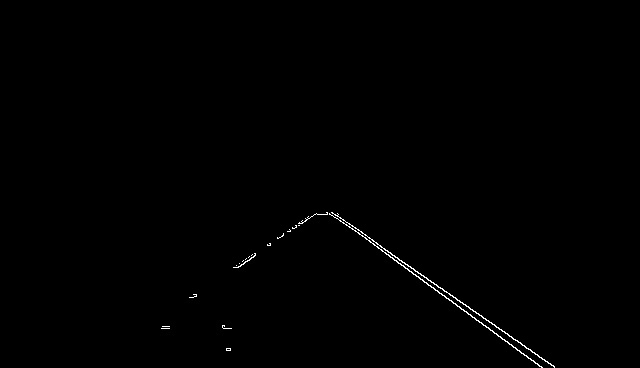
#> input picture 视觉/车道线检测/masked_edge_img.jpg, 640 x 368 px
$ python 07_draw_lane.py   (older library calls are emulated)
#> lines starting #> are read from the running program, lines starting #| are printed output that depends on the picture
import cv2
import numpy as np


def calculate_slope(line):
    """
    计算线段line的斜率
    :param line: np.array([[x_1, y_1, x_2, y_2]])
    :return:
    """
    x_1, y_1, x_2, y_2 = line[0]
    return (y_2 - y_1) / (x_2 - x_1)


edge_img = cv2.imread('masked_edge_img.jpg', cv2.IMREAD_GRAYSCALE)
#> edge_img is the input picture: shape (368, 640); min 0, max 255, mean 1
# 获取所有线段
lines = cv2.HoughLinesP(edge_img, 1, np.pi / 180, 15, minLineLength=40,
                        maxLineGap=20)
#> lines = 33 rows, first 6: [323, 208, 542, 367], [328, 209, 552, 366], [329, 209, 555, 367], [320, 208, 538, 366], [330, 208, 558, 367], [376, 254, 536, 366]
# 按照斜率分成车道线
left_lines = [line for line in lines if calculate_slope(line) > 0]
#> left_lines = 24 items, first 6: [[323, 208, 542, 367]], [[328, 209, 552, 366]], [[329, 209, 555, 367]], [[320, 208, 538, 366]], [[330, 208, 558, 367]], [[376, 254, 536, 366]]
right_lines = [line for line in lines if calculate_slope(line) < 0]
#> right_lines = [[[232, 268, 319, 211]], [[234, 269, 323, 212]], [[235, 267, 324, 210]], [[234, 266, 298, 216]], [[234, 264, 318, 209]], [[235, 271, 322, 214]], [[243, 260, 314, 214]], [[268, 241, 314, 209]], [[242, 259, 316, 211]]]


def reject_abnormal_lines(lines, threshold):
    """
    剔除斜率不一致的线段
    :param lines: 线段集合, [np.array([[x_1, y_1, x_2, y_2]]),np.array([[x_1, y_1, x_2, y_2]]),...,np.array([[x_1, y_1, x_2, y_2]])]
    """
#> called with threshold = 0.2
    slopes = [calculate_slope(line) for line in lines]
#> slopes = [0.726, 0.701, 0.699, 0.725, 0.697, 0.7, 0.728, 0.728, 0.7, 0.7, 0.702, 0.752, 0.701, 0.7, 0.75, 0.699, 0.674, 0.726, 0.674, 0.7, 0.702, 0.745, 0.75, 0.0652]
    while len(lines) > 0:
        mean = np.mean(slopes)
        diff = [abs(s - mean) for s in slopes]
        idx = np.argmax(diff)
        if diff[idx] > threshold:
            slopes.pop(idx)
            lines.pop(idx)
        else:
            break
#> this loop made 2 passes
#> (mean, idx) on passes 1 to 2: (0.685, 23), (0.712, 11)
#> after the loop, lines = 23 items, first 6: [[323, 208, 542, 367]], [[328, 209, 552, 366]], [[329, 209, 555, 367]], [[320, 208, 538, 366]], [[330, 208, 558, 367]], [[376, 254, 536, 366]]; slopes = [0.726, 0.701, 0.699, 0.725, 0.697, 0.7, 0.728, 0.728, 0.7, 0.7, 0.702, 0.752, 0.701, 0.7, 0.75, 0.699, 0.674, 0.726, 0.674, 0.7, 0.702, 0.745, 0.75]
    return lines


left_lines = reject_abnormal_lines(left_lines, threshold=0.2)
#> left_lines has the same summary as lines in reject_abnormal_lines
right_lines = reject_abnormal_lines(right_lines, threshold=0.2)
#> the loop in reject_abnormal_lines (call 2), `while len(lines) > 0:` made 1 pass
#> (mean, idx) on pass 1: (-0.669, 3)


def least_squares_fit(lines):
    """
    将lines中的线段拟合成一条线段
    :param lines: 线段集合, [np.array([[x_1, y_1, x_2, y_2]]),np.array([[x_1, y_1, x_2, y_2]]),...,np.array([[x_1, y_1, x_2, y_2]])]
    :return: 线段上的两点,np.array([[xmin, ymin], [xmax, ymax]])
    """
    # 1. 取出所有坐标点
    x_coords = np.ravel([[line[0][0], line[0][2]] for line in lines])
#> x_coords = 46 values, max 559 at index 27, min 316 at index 44, mean 438.7
    y_coords = np.ravel([[line[0][1], line[0][3]] for line in lines])
#> y_coords = 46 values, max 367 at index 1, min 208 at index 0, mean 289
    # 2. 进行直线拟合.得到多项式系数
    poly = np.polyfit(x_coords, y_coords, deg=1)
#> poly = [0.696, -16.25]
    # 3. 根据多项式系数,计算两个直线上的点,用于唯一确定这条直线
    point_min = (np.min(x_coords), np.polyval(poly, np.min(x_coords)))
#> point_min = (316, 203.6)
    point_max = (np.max(x_coords), np.polyval(poly, np.max(x_coords)))
#> point_max = (559, 372.7)
    return np.array([point_min, point_max], dtype=np.int)


left_line = least_squares_fit(left_lines)
#> left_line = [[316, 203], [559, 372]]
right_line = least_squares_fit(right_lines)
#> right_line = [[232, 267], [324, 206]]

img = cv2.imread('img.jpg', cv2.IMREAD_COLOR)
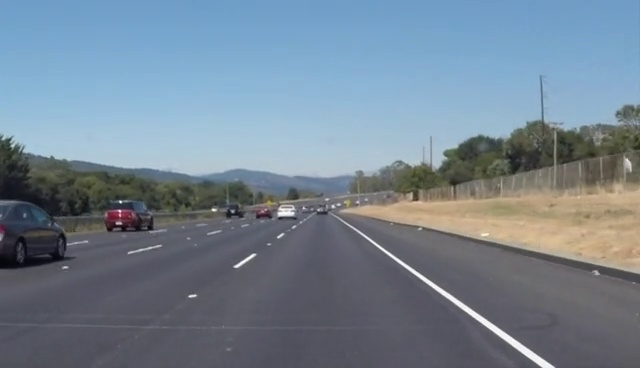
#> input picture 视觉/车道线检测/img.jpg, 640 x 368 px
#> img is the input picture: shape (368, 640, 3); mean B, G, R 145.8, 131.7, 116.3
cv2.line(img, tuple(left_line[0]), tuple(left_line[1]), color=(0, 255, 255), thickness=5)
cv2.line(img, tuple(right_line[0]), tuple(right_line[1]), color=(0, 255, 255), thickness=5)
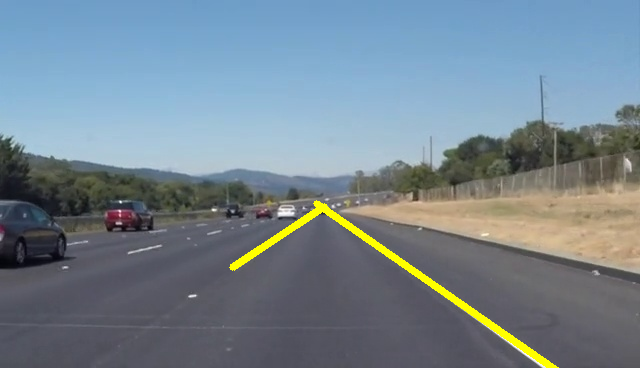
#> img: shape (368, 640, 3); mean B, G, R 143.9, 133, 117.6

cv2.imshow('lane', img)
cv2.waitKey(0)
